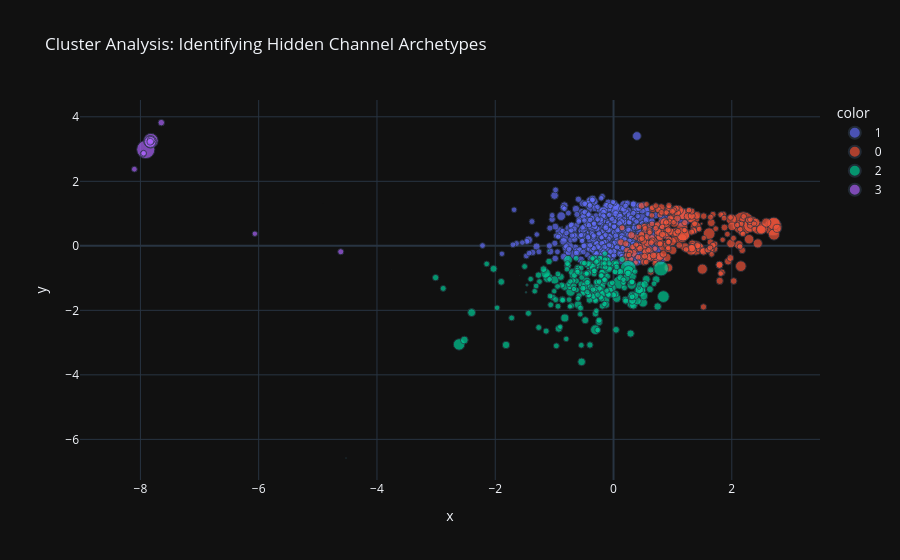

The notebook cell this image was saved under:
### Markdown cell above
<a id='section12'></a>
## Section 12 — Predictive Insights

### Code cell
from sklearn.ensemble import RandomForestRegressor
from sklearn.preprocessing import StandardScaler
from sklearn.cluster import KMeans
from sklearn.decomposition import PCA

X = df[['views', 'videos', 'channel_age_years']].fillna(0)
X_scaled = StandardScaler().fit_transform(np.log1p(X + 1))

kmeans = KMeans(n_clusters=4, random_state=42)
df['archetype'] = kmeans.fit_predict(X_scaled)
pca = PCA(n_components=2)
coords = pca.fit_transform(X_scaled)

fig = px.scatter(x=coords[:,0], y=coords[:,1], color=df['archetype'].astype(str),
                 size=df['subscribers'], hover_name=df['title'],
                 title="Cluster Analysis: Identifying Hidden Channel Archetypes")
fig.show()

### Figure 1 — Plotly figure (JSON) as saved in the notebook; plotly's stock layout.template omitted (floating-point values rounded to 4 significant figures; data arrays with more than 128 entries replaced by an {"elided": "..."} marker saying what was removed)
{"data": [{"hovertemplate": "<b>%{hovertext}</b><br><br>color=1<br>x=%{x}<br>y=%{y}<br>size=%{marker.size}<extra></extra>", "hovertext": {"elided": "488 str values"}, "legendgroup": "1", "marker": {"color": "#636efa", "size": {"elided": "488 int values"}, "sizemode": "area", "sizeref": 1190000, "symbol": "circle"}, "mode": "markers", "name": "1", "orientation": "v", "showlegend": true, "type": "scatter", "x": {"elided": "488 float values"}, "xaxis": "x", "y": {"elided": "488 float values"}, "yaxis": "y"}, {"hovertemplate": "<b>%{hovertext}</b><br><br>color=0<br>x=%{x}<br>y=%{y}<br>size=%{marker.size}<extra></extra>", "hovertext": {"elided": "238 str values"}, "legendgroup": "0", "marker": {"color": "#EF553B", "size": {"elided": "238 int values"}, "sizemode": "area", "sizeref": 1190000, "symbol": "circle"}, "mode": "markers", "name": "0", "orientation": "v", "showlegend": true, "type": "scatter", "x": {"elided": "238 float values"}, "xaxis": "x", "y": {"elided": "238 float values"}, "yaxis": "y"}, {"hovertemplate": "<b>%{hovertext}</b><br><br>color=2<br>x=%{x}<br>y=%{y}<br>size=%{marker.size}<extra></extra>", "hovertext": {"elided": "260 str values"}, "legendgroup": "2", "marker": {"color": "#00cc96", "size": {"elided": "260 int values"}, "sizemode": "area", "sizeref": 1190000, "symbol": "circle"}, "mode": "markers", "name": "2", "orientation": "v", "showlegend": true, "type": "scatter", "x": {"elided": "260 float values"}, "xaxis": "x", "y": {"elided": "260 float values"}, "yaxis": "y"}, {"hovertemplate": "<b>%{hovertext}</b><br><br>color=3<br>x=%{x}<br>y=%{y}<br>size=%{marker.size}<extra></extra>", "hovertext": ["Zee News", "Republic Bharat live", "YouTube Movies", "Music", "Gaming", "Sports", "News", "Minecraft - Topic", "TaylorSwiftVEVO", "Happy Monkey", "YT Facts ", "Free Fire - Topic", "Family GamesTV", "Toofani News"], "legendgroup": "3", "marker": {"color": "#ab63fa", "size": [100, 595, 197000000, 126000000, 92000000, 74400000, 35700000, 28300000, 25200000, 22300000, 22200000, 20200000, 19500000, 17600000], "sizemode": "area", "sizeref": 1190000, "symbol": "circle"}, "mode": "markers", "name": "3", "orientation": "v", "showlegend": true, "type": "scatter", "x": [-4.914, -8.345, -7.909, -7.823, -7.833, -7.833, -7.821, -7.834, -7.647, -7.953, -4.612, -8.102, -7.945, -6.064], "xaxis": "x", "y": [1.326, 1.604, 2.987, 3.261, 3.227, 3.227, 3.267, 3.225, 3.819, 2.849, -0.1838, 2.376, 2.874, 0.375], "yaxis": "y"}], "layout": {"legend": {"itemsizing": "constant", "title": {"text": "color"}, "tracegroupgap": 0}, "title": {"text": "Cluster Analysis: Identifying Hidden Channel Archetypes"}, "xaxis": {"anchor": "y", "domain": [0, 1], "title": {"text": "x"}}, "yaxis": {"anchor": "x", "domain": [0, 1], "title": {"text": "y"}}}}
